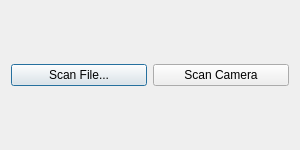
<?xml version="1.0" encoding="UTF-8"?>
<ui version="4.0">
 <class>QRScanDialog</class>
 <widget class="QDialog" name="QRScanDialog">
  <property name="geometry">
   <rect>
    <x>0</x>
    <y>0</y>
    <width>300</width>
    <height>150</height>
   </rect>
  </property>
  <property name="windowTitle">
   <string notr="true">Scan QR Code</string>
  </property>
  <layout class="QVBoxLayout" name="verticalLayout">
   <item>
    <layout class="QHBoxLayout" name="horizontalLayout">
     <item>
      <widget class="QPushButton" name="scanFileButton">
       <property name="text">
        <string>Scan File...</string>
       </property>
      </widget>
     </item>
     <item>
      <widget class="QPushButton" name="scanCameraButton">
       <property name="text">
        <string>Scan Camera</string>
       </property>
      </widget>
     </item>
    </layout>
   </item>
  </layout>
 </widget>
 <resources/>
 <connections/>
</ui>
